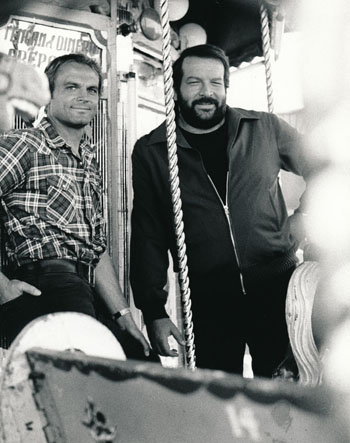
#> input picture budTerence_set2.jpg, 350 x 443 px
$ python face_detection.py
#> lines starting #> are read from the running program, lines starting #| are printed output that depends on the picture
import cv2

img = cv2.imread("budTerence_set2.jpg")
#> img is the input picture: shape (443, 350, 3); mean B, G, R 124.1, 126.5, 123.3
gray = cv2.cvtColor(img, cv2.COLOR_BGR2GRAY)

haarcascade_frontalface_default = cv2.CascadeClassifier("haarcascade_frontalface_default.xml")
faces = haarcascade_frontalface_default.detectMultiScale(gray, 1.1, 6)
#> faces = [[177, 60, 56, 56], [52, 65, 60, 60]]

for (x, y, w, h) in faces:
    cv2.rectangle(gray, (x, y), (x + w, y + h), (255, 255, 255), 2)
#> this loop made 2 passes
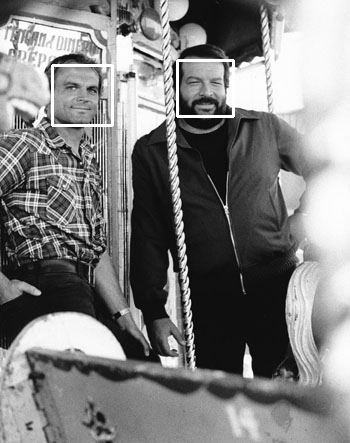
#> gray: shape (443, 350); min 1, max 255, mean 126.6

cv2.imshow('gray', gray)
cv2.waitKey(0)

cv2.destroyAllWindows()

$ run again, with raccoon.jpg copied over budTerence_set2.jpg
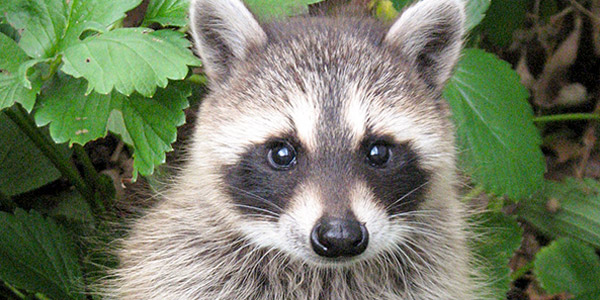
#> input picture raccoon.jpg, 600 x 300 px
#> img is the input picture: shape (300, 600, 3); mean B, G, R 99.9, 123.8, 114.6
#> `gray = cv2.cvtColor(img, cv2.COLOR_BGR2GRAY)`:
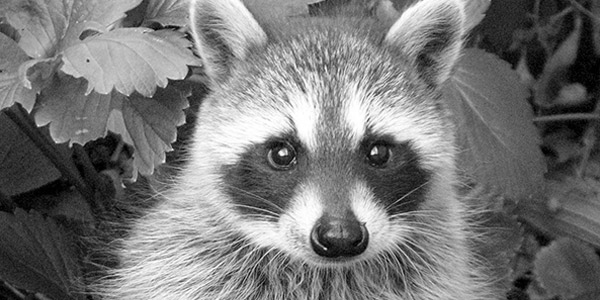
#> gray: shape (300, 600); min 0, max 255, mean 118.3
#> faces = ()
